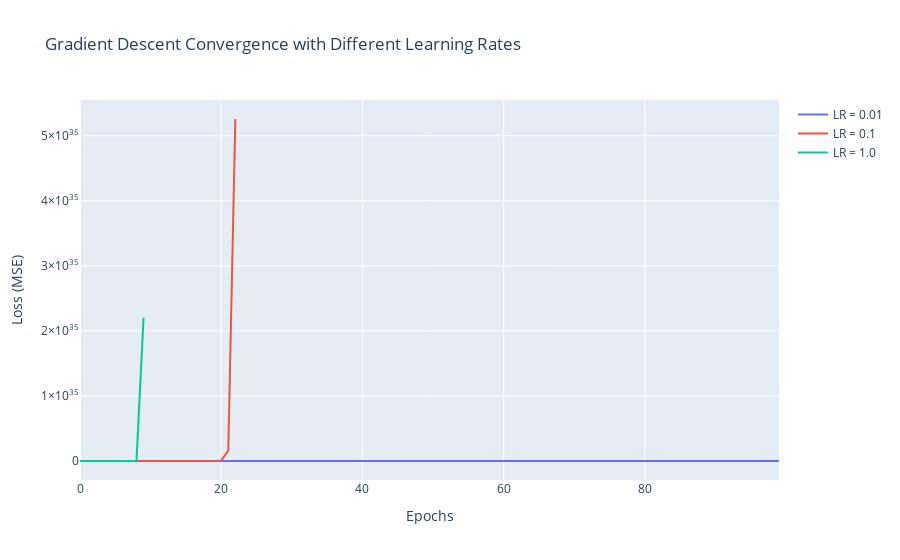

The notebook cell saved with this chart:
### Code cell
for lr, loss_values in losses.items():
    fig.add_trace(go.Scatter(x=np.arange(len(loss_values)), y=loss_values, mode='lines', name=f'LR = {lr}'))

fig.update_layout(
    title="Gradient Descent Convergence with Different Learning Rates",
    xaxis=dict(title="Epochs"),
    yaxis=dict(title="Loss (MSE)"),
    showlegend=True
)

fig.show(config=dict(scrollZoom=True))

### Figure 1 — Plotly figure (JSON) as saved in the notebook; plotly's stock layout.template omitted (floating-point values rounded to 4 significant figures)
{"data": [{"mode": "lines", "name": "LR = 0.01", "type": "scatter", "x": [0, 1, 2, 3, 4, 5, 6, 7, 8, 9, 10, 11, 12, 13, 14, 15, 16, 17, 18, 19, 20, 21, 22, 23, 24, 25, 26, 27, 28, 29, 30, 31, 32, 33, 34, 35, 36, 37, 38, 39, 40, 41, 42, 43, 44, 45, 46, 47, 48, 49, 50, 51, 52, 53, 54, 55, 56, 57, 58, 59, 60, 61, 62, 63, 64, 65, 66, 67, 68, 69, 70, 71, 72, 73, 74, 75, 76, 77, 78, 79, 80, 81, 82, 83, 84, 85, 86, 87, 88, 89, 90, 91, 92, 93, 94, 95, 96, 97, 98, 99], "y": [318.4, 50.64, 21.02, 17.21, 16.21, 15.54, 14.93, 14.34, 13.78, 13.24, 12.72, 12.22, 11.74, 11.28, 10.84, 10.41, 10.01, 9.614, 9.237, 8.875, 8.527, 8.192, 7.871, 7.563, 7.266, 6.982, 6.708, 6.445, 6.193, 5.95, 5.717, 5.493, 5.278, 5.071, 4.872, 4.682, 4.498, 4.322, 4.153, 3.99, 3.834, 3.684, 3.54, 3.401, 3.268, 3.14, 3.018, 2.9, 2.786, 2.677, 2.573, 2.472, 2.375, 2.282, 2.193, 2.108, 2.025, 1.946, 1.87, 1.797, 1.727, 1.66, 1.595, 1.533, 1.473, 1.416, 1.36, 1.307, 1.256, 1.208, 1.161, 1.115, 1.072, 1.03, 0.9903, 0.9518, 0.9149, 0.8794, 0.8452, 0.8125, 0.781, 0.7507, 0.7216, 0.6937, 0.6669, 0.6411, 0.6163, 0.5925, 0.5697, 0.5477, 0.5266, 0.5063, 0.4868, 0.4681, 0.4501, 0.4329, 0.4163, 0.4003, 0.385, 0.3703]}, {"mode": "lines", "name": "LR = 0.1", "type": "scatter", "x": [0, 1, 2, 3, 4, 5, 6, 7, 8, 9, 10, 11, 12, 13, 14, 15, 16, 17, 18, 19, 20, 21, 22, 23, 24, 25, 26, 27, 28, 29, 30, 31, 32, 33, 34, 35, 36, 37, 38, 39, 40, 41, 42, 43, 44, 45, 46, 47, 48, 49, 50, 51, 52, 53, 54, 55, 56, 57, 58, 59, 60, 61, 62, 63, 64, 65, 66, 67, 68, 69, 70, 71, 72, 73, 74, 75, 76, 77, 78, 79, 80, 81, 82, 83, 84, 85, 86, 87, 88, 89, 90, 91, 92, 93, 94, 95, 96, 97, 98, 99], "y": [292.0, 8738.0, 284400.0, 9275059, 302453344, 9862796288, 321619099648, 10487786897408, 341999756509184, 11152380800270336, 363671648504643600, 11859088325610570000, 386717063127886700000, 1.261e+22, 4.112e+23, 1.341e+25, 4.373e+26, 1.426e+28, 4.65e+29, 1.516e+31, 4.945e+32, 1.612e+34, 5.258e+35, null, null, null, null, null, null, null, null, null, null, null, null, null, null, null, null, null, null, null, null, null, null, null, null, null, null, null, null, null, null, null, null, null, null, null, null, null, null, null, null, null, null, null, null, null, null, null, null, null, null, null, null, null, null, null, null, null, null, null, null, null, null, null, null, null, null, null, null, null, null, null, null, null, null, null, null, null]}, {"mode": "lines", "name": "LR = 1.0", "type": "scatter", "x": [0, 1, 2, 3, 4, 5, 6, 7, 8, 9, 10, 11, 12, 13, 14, 15, 16, 17, 18, 19, 20, 21, 22, 23, 24, 25, 26, 27, 28, 29, 30, 31, 32, 33, 34, 35, 36, 37, 38, 39, 40, 41, 42, 43, 44, 45, 46, 47, 48, 49, 50, 51, 52, 53, 54, 55, 56, 57, 58, 59, 60, 61, 62, 63, 64, 65, 66, 67, 68, 69, 70, 71, 72, 73, 74, 75, 76, 77, 78, 79, 80, 81, 82, 83, 84, 85, 86, 87, 88, 89, 90, 91, 92, 93, 94, 95, 96, 97, 98, 99], "y": [389.9, 1657264, 7241893376, 31645751050240, 138286058461724670, 604284553751271800000, 2.641e+24, 1.154e+28, 5.042e+31, 2.203e+35, null, null, null, null, null, null, null, null, null, null, null, null, null, null, null, null, null, null, null, null, null, null, null, null, null, null, null, null, null, null, null, null, null, null, null, null, null, null, null, null, null, null, null, null, null, null, null, null, null, null, null, null, null, null, null, null, null, null, null, null, null, null, null, null, null, null, null, null, null, null, null, null, null, null, null, null, null, null, null, null, null, null, null, null, null, null, null, null, null, null]}], "layout": {"showlegend": true, "title": {"text": "Gradient Descent Convergence with Different Learning Rates"}, "xaxis": {"title": {"text": "Epochs"}}, "yaxis": {"title": {"text": "Loss (MSE)"}}}}
